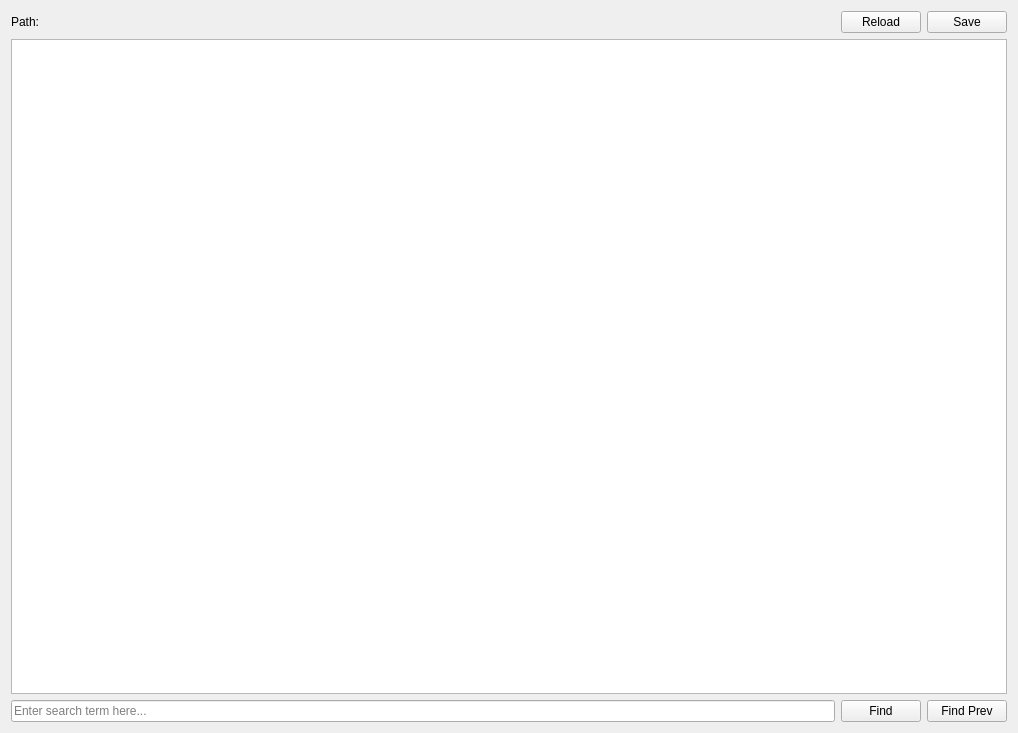
<?xml version="1.0" encoding="UTF-8"?>
<ui version="4.0">
 <class>fileeditortab</class>
 <widget class="QWidget" name="fileeditortab">
  <property name="geometry">
   <rect>
    <x>0</x>
    <y>0</y>
    <width>1018</width>
    <height>733</height>
   </rect>
  </property>
  <property name="windowTitle">
   <string>Form</string>
  </property>
  <layout class="QVBoxLayout" name="verticalLayout">
   <item>
    <layout class="QHBoxLayout" name="title_layout">
     <item>
      <widget class="QLabel" name="title">
       <property name="sizePolicy">
        <sizepolicy hsizetype="Preferred" vsizetype="Maximum">
         <horstretch>0</horstretch>
         <verstretch>0</verstretch>
        </sizepolicy>
       </property>
       <property name="text">
        <string>Path: </string>
       </property>
      </widget>
     </item>
     <item>
      <widget class="QPushButton" name="reload_button">
       <property name="sizePolicy">
        <sizepolicy hsizetype="Maximum" vsizetype="Maximum">
         <horstretch>0</horstretch>
         <verstretch>0</verstretch>
        </sizepolicy>
       </property>
       <property name="text">
        <string>Reload</string>
       </property>
      </widget>
     </item>
     <item>
      <widget class="QPushButton" name="save_button">
       <property name="sizePolicy">
        <sizepolicy hsizetype="Maximum" vsizetype="Fixed">
         <horstretch>0</horstretch>
         <verstretch>0</verstretch>
        </sizepolicy>
       </property>
       <property name="text">
        <string>Save</string>
       </property>
       <property name="shortcut">
        <string>Ctrl+S</string>
       </property>
      </widget>
     </item>
    </layout>
   </item>
   <item>
    <widget class="QTextEdit" name="display">
     <property name="undoRedoEnabled">
      <bool>false</bool>
     </property>
     <property name="readOnly">
      <bool>false</bool>
     </property>
     <property name="html">
      <string>&lt;!DOCTYPE HTML PUBLIC &quot;-//W3C//DTD HTML 4.0//EN&quot; &quot;http://www.w3.org/TR/REC-html40/strict.dtd&quot;&gt;
&lt;html&gt;&lt;head&gt;&lt;meta name=&quot;qrichtext&quot; content=&quot;1&quot; /&gt;&lt;style type=&quot;text/css&quot;&gt;
p, li { white-space: pre-wrap; }
&lt;/style&gt;&lt;/head&gt;&lt;body style=&quot; font-family:'Ubuntu'; font-size:11pt; font-weight:400; font-style:normal;&quot;&gt;
&lt;p style=&quot;-qt-paragraph-type:empty; margin-top:0px; margin-bottom:0px; margin-left:0px; margin-right:0px; -qt-block-indent:0; text-indent:0px;&quot;&gt;&lt;br /&gt;&lt;/p&gt;&lt;/body&gt;&lt;/html&gt;</string>
     </property>
    </widget>
   </item>
   <item>
    <layout class="QHBoxLayout" name="search_layout">
     <item>
      <widget class="QLineEdit" name="line_edit">
       <property name="dragEnabled">
        <bool>true</bool>
       </property>
       <property name="placeholderText">
        <string>Enter search term here...</string>
       </property>
       <property name="clearButtonEnabled">
        <bool>true</bool>
       </property>
      </widget>
     </item>
     <item>
      <widget class="QPushButton" name="find_next_button">
       <property name="text">
        <string>Find</string>
       </property>
      </widget>
     </item>
     <item>
      <widget class="QPushButton" name="find_prev_button">
       <property name="text">
        <string>Find Prev</string>
       </property>
      </widget>
     </item>
    </layout>
   </item>
  </layout>
 </widget>
 <resources/>
 <connections/>
</ui>
